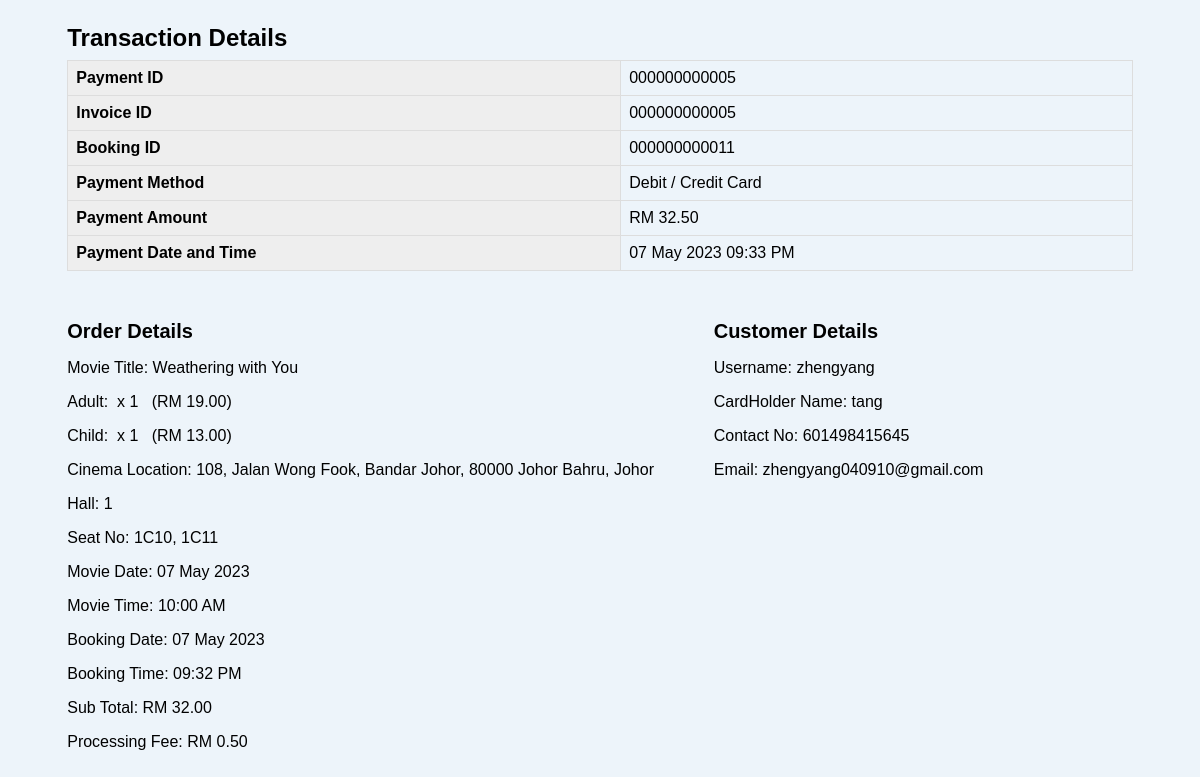
The app's page /GRC/Payment/admin/viewTransaction.php?id=5 with its own data.
### tables this page shows
CREATE TABLE `invoice` (
  `invoice_id` int(12) NOT NULL,
  `payment_id` int(12) NOT NULL,
  `total_cost` double(7,2) NOT NULL,
  `amount_paid` double(7,2) NOT NULL,
  `invoice_date` date NOT NULL,
  `invoice_time` time NOT NULL
);

CREATE TABLE `payment` (
  `payment_id` int(12) NOT NULL,
  `booking_id` int(16) NOT NULL,
  `cust_id` int(20) NOT NULL,
  `payment_method` varchar(30) NOT NULL,
  `payment_amount` double(7,2) NOT NULL,
  `payment_date` date NOT NULL,
  `payment_time` time NOT NULL
);

CREATE TABLE `movie` (
  `id` int(11) NOT NULL,
  `genre_id` int(11) NOT NULL,
  `mv_name` varchar(255) NOT NULL,
  `link1` varchar(255) NOT NULL,
  `link2` varchar(255) NOT NULL,
  `img` varchar(255) NOT NULL,
  `release_date` date NOT NULL,
  `duration` varchar(255) NOT NULL,
  `lang` varchar(255) NOT NULL,
  `director` varchar(255) NOT NULL,
  `writter` varchar(255) NOT NULL,
  `starring` varchar(255) NOT NULL,
  `music` varchar(255) NOT NULL,
  `country` varchar(255) NOT NULL,
  `meta_description` varchar(500) NOT NULL,
  `childTicket_Price` double(5,2) NOT NULL,
  `adultTicket_Price` double(5,2) NOT NULL
);

CREATE TABLE `booking` (
  `booking_id` int(16) NOT NULL,
  `user_id` int(100) NOT NULL,
  `adultTicket_qty` int(100) NOT NULL,
  `childTicket_qty` int(100) NOT NULL,
  `total_price` double(7,2) NOT NULL,
  `processing_fee` double(4,2) NOT NULL,
  `booking_date` date NOT NULL,
  `booking_time` time NOT NULL,
  `booking_status` varchar(30) NOT NULL
);

CREATE TABLE `cinema` (
  `cinema_id` char(7) NOT NULL,
  `cinema_name` varchar(30) NOT NULL,
  `cinema_address` varchar(80) NOT NULL,
  `cinema_phone` varchar(20) NOT NULL
);

CREATE TABLE `hall` (
  `hall_id` int(11) NOT NULL,
  `cinema_id` char(7) NOT NULL
);

CREATE TABLE `ticket` (
  `ticket_id` int(20) NOT NULL,
  `booking_id` int(12) DEFAULT NULL,
  `movie_id` int(10) NOT NULL,
  `seat_id` varchar(11) NOT NULL,
  `hall_id` int(11) NOT NULL,
  `ticket_type` varchar(25) NOT NULL,
  `ticket_price` double(5,2) NOT NULL,
  `movie_date` date NOT NULL,
  `movie_time` time NOT NULL,
  `ticket_status` varchar(25) NOT NULL
);

CREATE TABLE `users` (
  `user_id` int(11) NOT NULL,
  `user_name` varchar(100) NOT NULL,
  `user_type` varchar(50) NOT NULL DEFAULT 'user',
  `email` varchar(50) NOT NULL,
  `password` varchar(255) NOT NULL,
  `verify_token` varchar(255) NOT NULL,
  `OTP` int(6) NOT NULL,
  `verify_status` tinyint(2) NOT NULL DEFAULT 0 COMMENT '0 = NO, 1 = YES',
  `join_date` date DEFAULT NULL,
  `profile_img` varchar(255) NOT NULL,
  `phone` varchar(13) NOT NULL,
  `life` tinyint(1) NOT NULL DEFAULT 5,
  `last_attempt_time` int(50) NOT NULL DEFAULT 0,
  `account_available` tinyint(2) NOT NULL DEFAULT 1 COMMENT '0 - Banned, 1 - Available'
);

CREATE TABLE `customer` (
  `cust_id` int(20) NOT NULL,
  `user_id` int(12) NOT NULL,
  `cust_name` varchar(255) NOT NULL,
  `cust_phone` varchar(12) NOT NULL
);

### GRC/Payment/admin/viewTransaction.php (the view, shortened to what this page needs)
<?php
$con = new mysqli(DB_HOST, DB_USER, DB_PASS, DB_NAME);
if(isset($_GET['id'])){
    $payment_id = $_GET['id'];
    $sql = "SELECT * FROM TICKET T, BOOKING B, PAYMENT P, MOVIE M, HALL H, CINEMA C, INVOICE I, USERS U, CUSTOMER CT
        WHERE T.BOOKING_ID = B.BOOKING_ID
        AND B.BOOKING_ID = P.BOOKING_ID
        AND T.BOOKING_ID = P.BOOKING_ID
        AND T.MOVIE_ID = M.ID
        AND T.HALL_ID = H.HALL_ID
        AND H.CINEMA_ID = C.CINEMA_ID
        AND I.PAYMENT_ID = P.PAYMENT_ID
        AND CT.USER_ID = U.USER_ID
        AND P.CUST_ID = CT.CUST_ID
        AND P.PAYMENT_ID = ?";
    $stmt = $con->prepare($sql);
    $stmt->bind_param('i', $payment_id);
    $stmt->execute();
    $result = $stmt->get_result();
    while($rows = mysqli_fetch_assoc($result)){
        $row[] = array(
            'cinema_name'        =>   $rows['cinema_name'],
            'payment_id'         =>   $rows['payment_id'],
            'invoice_id'         =>   $rows['invoice_id'],
            'booking_id'         =>   $rows['booking_id'],
            'movie_name'         =>   $rows['mv_name'],
            'cinema_location'    =>   $rows['cinema_address'],
            'hall_id'            =>   $rows['hall_id'],
            'movie_date'         =>   $rows['movie_date'],
            'movie_time'         =>   $rows['movie_time'],
            'seats'              =>   $rows['seat_id'],
            'booking_date'       =>   $rows['booking_date'],
            'booking_time'       =>   $rows['booking_time'],
            'processing_fee'     =>   $rows['processing_fee'],
            'payment_method'     =>   $rows['payment_method'],
            'payment_amount'     =>   $rows['payment_amount'],
            'payment_date'       =>   $rows['payment_date'],
            'payment_time'       =>   $rows['payment_time'],
            'adultTicket_qty'    =>   $rows['adultTicket_qty'],
            'childTicket_qty'    =>   $rows['childTicket_qty'],
            'adultTicket_Price'  =>   $rows['adultTicket_Price'],
            'childTicket_Price'  =>   $rows['childTicket_Price'],
            'subTotal'           =>   $rows['total_price'],
            'total'              =>   $rows['payment_amount'],
            'transaction_date'   =>   $rows['payment_date'],
            'transaction_time'   =>   $rows['payment_time'],
            'user_name'          =>   $rows['user_name'],
            'email'              =>   $rows['email'],
            'cust_name'          =>   $rows['cust_name'],
            'cust_phone'         =>   $rows['cust_phone']
        );
    }
}
?>
<!DOCTYPE html>
<html>
    <head>
        <link href="../css/viewTransaction.css" rel="stylesheet" type="text/css"/>
    </head>
    <body>
        <div class="transaction-container">
            <div class="table-container">
                <h1>Transaction Details</h1>
                <table>
                    <tr>
                        <th>Payment ID</th>
                        <td><?php echo str_pad($payment_id, 12, '0', STR_PAD_LEFT); ?></td>
                    </tr>
                    <tr>
                        <th>Invoice ID</th>
                        <td><?php echo str_pad($row[0]['invoice_id'], 12, '0', STR_PAD_LEFT); ?></td>
                    </tr>
                    <tr>
                        <th>Booking ID</th>
                        <td><?php echo str_pad($row[0]['booking_id'], 12, '0', STR_PAD_LEFT); ?></td>
                    </tr>
                    <tr>
                        <th>Payment Method</th>
                        <td><?php echo $row[0]['payment_method']; ?></td>
                    </tr>
                    <tr>
                        <th>Payment Amount</th>
                        <td>RM <?php echo number_format($row[0]['payment_amount'], 2) ?></td>
                    </tr>
                    <tr>
                        <th>Payment Date and Time</th>
                        <td>
                            <?php
                            echo date("d M Y ", strtotime($row[0]['payment_date']));
                            echo date(" h:i A", strtotime($row[0]['payment_time']));
                            ?>
                        </td>
                    </tr>
                </table>
            </div>
            <div class="details-container">
                <div class="order-details">
                    <h2>Order Details</h2>
                    <p>Movie Title: <?php echo $row[0]['movie_name']; ?></p>
                    <?php
                    if($row[0]['adultTicket_qty'] > 0){
                        echo "<p>Adult:&nbsp; x " . $row[0]['adultTicket_qty']. "&nbsp;&nbsp;&nbsp;(RM " . number_format($row[0]['adultTicket_Price'], 2) .")</p>";
                    }
                    if($row[0]['childTicket_qty'] > 0){
                        echo "<p>Child:&nbsp; x " . $row[0]['childTicket_qty']. "&nbsp;&nbsp;&nbsp;(RM " . number_format($row[0]['childTicket_Price'], 2) .")</p>";
                    }
                    ?>
                    <p>Cinema Location: <?php echo $row[0]['cinema_location']; ?></p>
                    <p>Hall: <?php echo $row[0]['hall_id']; ?></p>
                    <p>Seat No: <?php echo implode(', ', array_column($row, 'seats')); ?></p>
                    <p>Movie Date: <?php echo date("d M Y", strtotime($row[0]['movie_date'])); ?></p>
                    <p>Movie Time: <?php echo date("h:i A", strtotime($row[0]['movie_time'])); ?></p>
                    <p>Booking Date: <?php echo date("d M Y", strtotime($row[0]['booking_date'])); ?></p>
                    <p>Booking Time: <?php echo date("h:i A", strtotime($row[0]['booking_time'])); ?></p>
                    <p>Sub Total: RM <?php echo number_format($row[0]['subTotal'], 2) ?></p>
                    <p>Processing Fee: RM <?php echo number_format($row[0]['processing_fee'], 2) ?></p>
                </div>
                <div class="customer-details">
                    <h2>Customer Details</h2>
                    <p>Username: <?php echo $row[0]['user_name']; ?></p>
                    <p>CardHolder Name: <?php echo $row[0]['cust_name']; ?></p>
                    <p>Contact No: <?php echo $row[0]['cust_phone']; ?></p>
                    <p>Email: <?php echo $row[0]['email']; ?></p>
                </div>
            </div>
        </div>
    </body>
</html>

### GRC/Payment/css/viewTransaction.css (style rules this page uses)
body { font-family: Arial, sans-serif; background-color: #edf4fa; }
.transaction-container { width: 90%; display: flex; align-items: center; flex-direction: column; margin: auto; }
.table-container { width: 100%; }
.details-container { display: flex; justify-content: space-between; width: 100%; }
.order-details { flex-grow: 0.4; }
.customer-details { flex-grow: 1; left: 0; }
h1 { font-size: 1.5rem; margin-bottom: 0.5rem; }
table { border-collapse: collapse; width: 100%; margin-bottom: 2rem; }
table th, table td { border: 1px solid #ddd; padding: 0.5rem; text-align: left; }
table th { background-color: #eee; }
.customer-details, .order-details, .movie-details { margin-bottom: 2rem; }
.customer-details h2, .order-details h2, .movie-details h2 { font-size: 1.25rem; margin-bottom: 0.5rem; }
.customer-details p, .order-details p, .movie-details p { margin-bottom: 0.5rem; }

### records on screen
invoice: invoice_id "000000000005"
payment: booking "000000000011", payment_method "Debit / Credit Card", payment_amount "32.50", payment_date "07 May 2023", payment_time "09:33 PM"
movie: mv_name "Weathering with You", adultTicket_Price "19.00", childTicket_Price "13.00"
booking: adultTicket_qty "1", childTicket_qty "1", booking_date "07 May 2023", booking_time "09:32 PM", total_price "32.00", processing_fee "0.50"
cinema: cinema_address "108, Jalan Wong Fook, Bandar Johor, 80000 Johor Bahru, Johor"
hall: hall_id "1"
ticket: movie_date "07 May 2023", movie_time "10:00 AM"
users: user_name "zhengyang", email "zhengyang040910@gmail.com"
customer: cust_name "tang", cust_phone "601498415645"

### other values on screen
str_pad($payment_id, 12, '0', STR_PAD_LEFT) "000000000005"
implode(', ', array_column($row, 'seats')) "1C10, 1C11"
